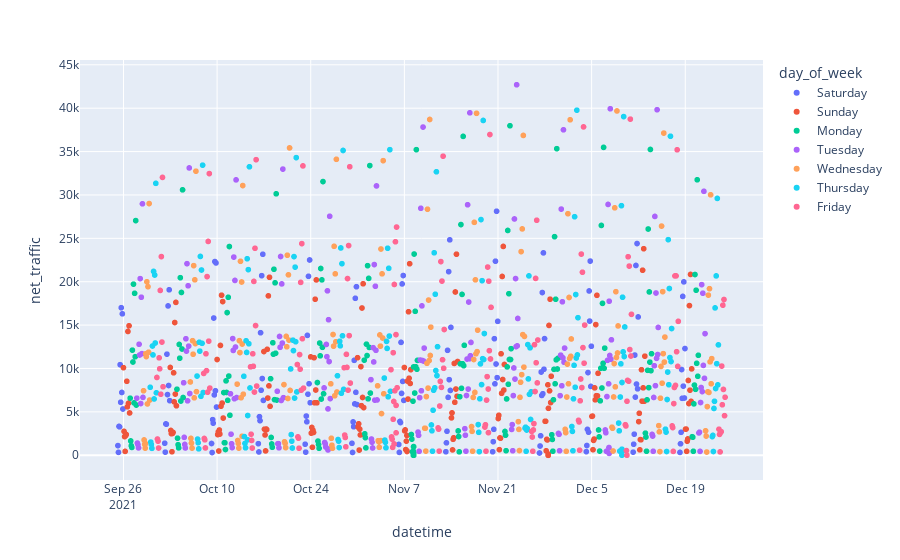

Notebook code for this chart:
### Code cell
import plotly.express as px
fig = px.scatter(penn_34th, x="datetime", y="net_traffic", color="day_of_week")
fig.show()

### Figure 1 — Plotly figure (JSON) as saved in the notebook; plotly's stock layout.template omitted (floating-point values rounded to 4 significant figures; data arrays with more than 128 entries replaced by an {"elided": "..."} marker saying what was removed)
{"data": [{"hovertemplate": "day_of_week=Saturday<br>datetime=%{x}<br>net_traffic=%{y}<extra></extra>", "legendgroup": "Saturday", "marker": {"color": "#636efa", "symbol": "circle"}, "mode": "markers", "name": "Saturday", "showlegend": true, "type": "scattergl", "x": {"elided": "130 str values"}, "xaxis": "x", "y": {"elided": "130 int values"}, "yaxis": "y"}, {"hovertemplate": "day_of_week=Sunday<br>datetime=%{x}<br>net_traffic=%{y}<extra></extra>", "legendgroup": "Sunday", "marker": {"color": "#EF553B", "symbol": "circle"}, "mode": "markers", "name": "Sunday", "showlegend": true, "type": "scattergl", "x": {"elided": "169 str values"}, "xaxis": "x", "y": {"elided": "169 int values"}, "yaxis": "y"}, {"hovertemplate": "day_of_week=Monday<br>datetime=%{x}<br>net_traffic=%{y}<extra></extra>", "legendgroup": "Monday", "marker": {"color": "#00cc96", "symbol": "circle"}, "mode": "markers", "name": "Monday", "showlegend": true, "type": "scattergl", "x": {"elided": "182 str values"}, "xaxis": "x", "y": {"elided": "182 int values"}, "yaxis": "y"}, {"hovertemplate": "day_of_week=Tuesday<br>datetime=%{x}<br>net_traffic=%{y}<extra></extra>", "legendgroup": "Tuesday", "marker": {"color": "#ab63fa", "symbol": "circle"}, "mode": "markers", "name": "Tuesday", "showlegend": true, "type": "scattergl", "x": {"elided": "160 str values"}, "xaxis": "x", "y": {"elided": "160 int values"}, "yaxis": "y"}, {"hovertemplate": "day_of_week=Wednesday<br>datetime=%{x}<br>net_traffic=%{y}<extra></extra>", "legendgroup": "Wednesday", "marker": {"color": "#FFA15A", "symbol": "circle"}, "mode": "markers", "name": "Wednesday", "showlegend": true, "type": "scattergl", "x": {"elided": "159 str values"}, "xaxis": "x", "y": {"elided": "159 int values"}, "yaxis": "y"}, {"hovertemplate": "day_of_week=Thursday<br>datetime=%{x}<br>net_traffic=%{y}<extra></extra>", "legendgroup": "Thursday", "marker": {"color": "#19d3f3", "symbol": "circle"}, "mode": "markers", "name": "Thursday", "showlegend": true, "type": "scattergl", "x": {"elided": "160 str values"}, "xaxis": "x", "y": {"elided": "160 int values"}, "yaxis": "y"}, {"hovertemplate": "day_of_week=Friday<br>datetime=%{x}<br>net_traffic=%{y}<extra></extra>", "legendgroup": "Friday", "marker": {"color": "#FF6692", "symbol": "circle"}, "mode": "markers", "name": "Friday", "showlegend": true, "type": "scattergl", "x": {"elided": "162 str values"}, "xaxis": "x", "y": {"elided": "162 int values"}, "yaxis": "y"}], "layout": {"legend": {"title": {"text": "day_of_week"}, "tracegroupgap": 0}, "margin": {"t": 60}, "xaxis": {"anchor": "y", "domain": [0, 1], "title": {"text": "datetime"}}, "yaxis": {"anchor": "x", "domain": [0, 1], "title": {"text": "net_traffic"}}}}
